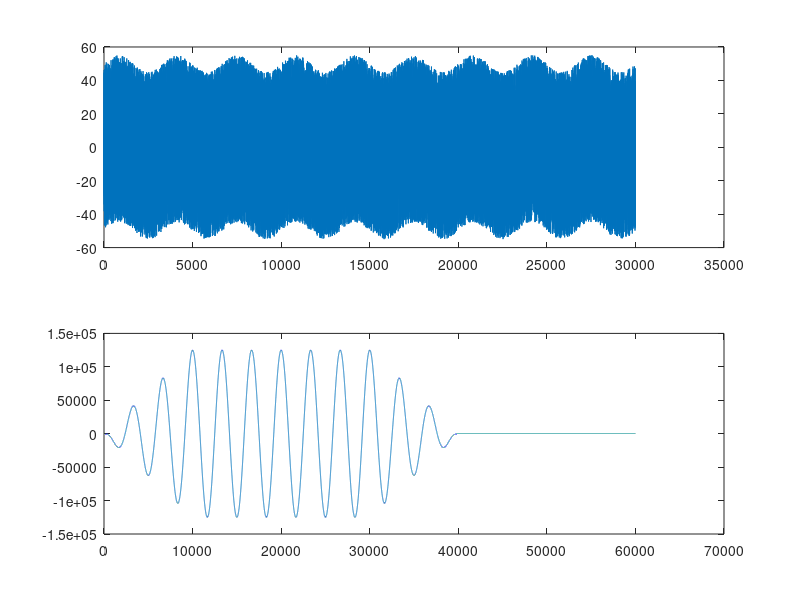

The MATLAB script that drew this image:
fs = 10000;
t = 0:1/fs:3;

A = 5;
B = 100;

f = 3;
w = 2 * pi * f;
x = A * sin(w * t);
xn = x + B * (rand(1, length(t)) - 0.5);
xs = x(1:fs);

subplot(2, 1, 1);
plot(xn);

y = xcorr(xs, x);

subplot(2, 1, 2);
plot(y);